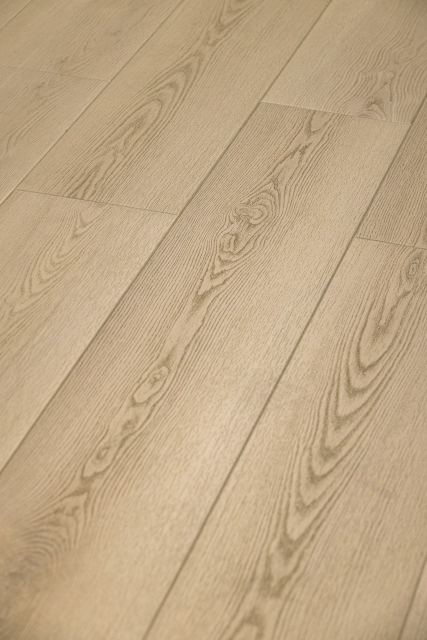
#> input picture assets/bevel_ref.jpg, 854 x 1280 px (shown at 1/2 size)
$ python -i advanced.py   (imports and definitions only)
#> lines starting #> are read from the running program, lines starting #| are printed output that depends on the picture; after the words box and inside, x2 and y2 are one past the last pixel; in counts of white or black regions, pixels touching at a corner belong together
#> further down, picture is the input picture: PIL image 854x1280 RGB; mean R, G, B 191.4, 167.6, 134.5
"""Shared advanced colour analysis and deterministic distribution transfer.

The module is deliberately UI-free.  It is used both by the standalone sample
matcher and by Floor Engine's masked colour correction path.
"""

from __future__ import annotations

from dataclasses import dataclass, field
from typing import Literal

import cv2
import numpy as np
from PIL import Image


Algorithm = Literal["classic", "distribution"]
IlluminationMode = Literal["off", "chroma", "full"]


class ColorAnalysisError(ValueError):
    """Raised when an image pair cannot provide enough usable colour data."""


@dataclass
class ReliabilityMasks:
    selected: np.ndarray
    valid: np.ndarray
    clipped: np.ndarray
    glare: np.ndarray
    shadow: np.ndarray
    outlier: np.ndarray


@dataclass
class QuantileStep:
    rotation: np.ndarray
    source_knots: tuple[np.ndarray, ...]
    target_knots: tuple[np.ndarray, ...]


@dataclass
class IlluminationField:
    coefficients: np.ndarray
    channels: tuple[int, ...]
    limits: np.ndarray


@dataclass
class ColorQualityReport:
    score: int
    level: Literal["high", "medium", "low"]
    summary: str
    source_usable_ratio: float
    reference_usable_ratio: float
    clipped_ratio: float
    glare_ratio: float
    shadow_ratio: float
    outlier_ratio: float
    spatial_chroma_span: float
    spatial_luminance_span: float
    initial_delta_e00: float
    estimated_delta_e00: float
    predicted_gamut_clip_ratio: float
    algorithm: Algorithm
    requested_illumination_mode: IlluminationMode
    applied_illumination_mode: IlluminationMode
    fallback_reason: str = ""
    warnings: tuple[str, ...] = ()
    diagnostic_overlay: Image.Image | None = field(default=None, repr=False)

    # [25 lines left out: function to_dict, not called in this run]


@dataclass
class ColorTransformPlan:
    algorithm: Algorithm
    preserve_luminance: bool
    source_mean: np.ndarray
    reference_mean: np.ndarray
    ratio: np.ndarray
    matrix: np.ndarray | None
    channel_indices: tuple[int, ...]
    quantile_steps: tuple[QuantileStep, ...]
    illumination: IlluminationField | None
    report: ColorQualityReport


def signed_lab_array(image: Image.Image) -> np.ndarray:
    lab = np.asarray(image.convert("LAB"), dtype=np.float32).copy()
    lab[..., 1] = np.where(lab[..., 1] > 127, lab[..., 1] - 256, lab[..., 1])
    lab[..., 2] = np.where(lab[..., 2] > 127, lab[..., 2] - 256, lab[..., 2])
    return lab


# [60 lines left out: functions lab_array_to_image, _lab100, delta_e_ciede2000, not called in this run]


def _bounded_image_and_mask(image: Image.Image, mask: Image.Image | None,
                            max_side: int = 1600) -> tuple[Image.Image, np.ndarray]:
#> called with max_side = 1600
    sample = image.convert("RGB").copy()
    original_size = sample.size
#> original_size = (854, 1280)
    sample.thumbnail((max_side, max_side), Image.Resampling.LANCZOS)
    if mask is None:
        selected = np.ones((sample.height, sample.width), dtype=bool)
    else:
        resized = mask.convert("L")
        if resized.size != original_size:
            resized = resized.resize(original_size, Image.Resampling.NEAREST)
        if resized.size != sample.size:
            resized = resized.resize(sample.size, Image.Resampling.NEAREST)
        selected = np.asarray(resized, dtype=np.uint8) >= 128
    return sample, selected


def _mask_aware_blur(values: np.ndarray, selected: np.ndarray, sigma: float) -> np.ndarray:
    weight = selected.astype(np.float32)
    numerator = cv2.GaussianBlur(values.astype(np.float32) * weight, (0, 0), sigma)
    denominator = cv2.GaussianBlur(weight, (0, 0), sigma)
    return numerator / np.maximum(denominator, 1e-4)


def build_reliability_masks(image: Image.Image, mask: Image.Image | None = None,
                            max_side: int = 1600) -> tuple[Image.Image, np.ndarray, ReliabilityMasks]:
    sample, selected = _bounded_image_and_mask(image, mask, max_side)
#> selected: shape (1280, 854) bool; every value is 1
    if int(selected.sum()) < 256:
        raise ColorAnalysisError("有效选区像素不足，请框选更大的纯材料区域")
    rgb = np.asarray(sample, dtype=np.float32)
    lab = signed_lab_array(sample)
    l100 = lab[..., 0] * (100.0 / 255.0)
    chroma = np.hypot(lab[..., 1], lab[..., 2])
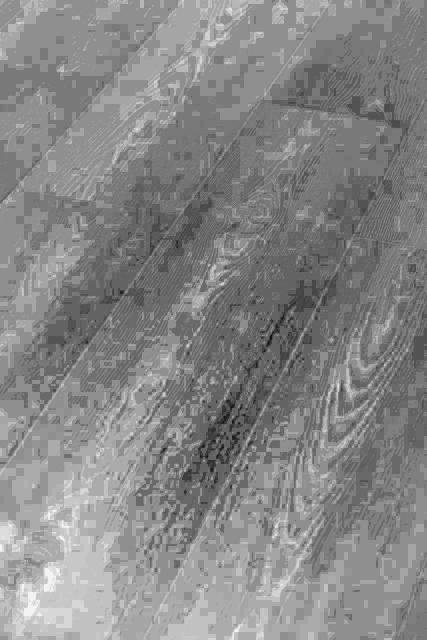
#> chroma: shape (1280, 854) float32 (shown at 1/2 size); min 15.3, max 26.48, mean 21.2; drawn with min black and max white
    short = min(sample.size)
#> short = 854
    sigma = float(np.clip(short * 0.04, 8.0, 64.0))
#> sigma = 34.16
    local_l = _mask_aware_blur(l100, selected, sigma)
#> in _mask_aware_blur, `weight = selected.astype(np.float32)`: weight: shape (1280, 854) float32; every value is 1
#> in _mask_aware_blur, `denominator = cv2.GaussianBlur(weight, (0, 0), sigma)`: denominator: shape (1280, 854) float32; every value is 1
    local_c = _mask_aware_blur(chroma, selected, sigma)
#> call 2 of _mask_aware_blur, with sigma = 34.16
#> in _mask_aware_blur (call 2), `numerator = cv2.GaussianBlur(values.astype(np.float32) * weight, (0, 0..`:
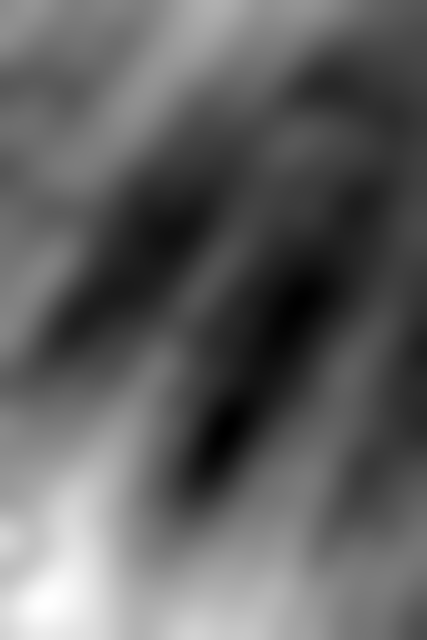
#> numerator: shape (1280, 854) float32 (shown at 1/2 size); min 19.26, max 24.35, mean 21.2; drawn with min black and max white
    residual = l100 - local_l
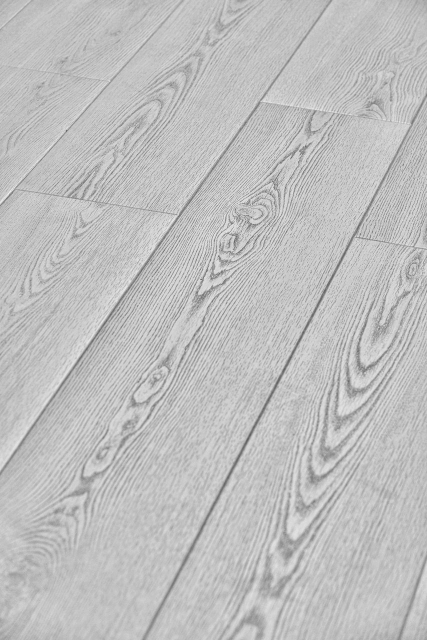
#> residual: shape (1280, 854) float32 (shown at 1/2 size); min -44.17, max 14.65, mean -0.00146; drawn with min black and max white
    selected_residual = residual[selected]
    residual_mad = max(1.0, float(np.median(np.abs(
        selected_residual - np.median(selected_residual))) * 1.4826))
#> residual_mad = 3
    l_values = l100[selected]
    c_values = chroma[selected]
    p20, p85 = np.quantile(l_values, (0.20, 0.85))
#> p20 = 65.88; p85 = 75.69
    c45 = float(np.quantile(c_values, 0.45))
#> c45 = 20.88
    clipped = selected & (((rgb.max(axis=2) >= 252) & (l100 >= 96.0))
                          | ((rgb.min(axis=2) <= 3) & (l100 <= 4.0)))
#> clipped: shape (1280, 854) bool; every value is 0
    glare = selected & (residual > max(4.0, 2.5 * residual_mad)) & (l100 >= p85) \
        & ((chroma <= c45) | ((chroma - local_c) < -2.0))
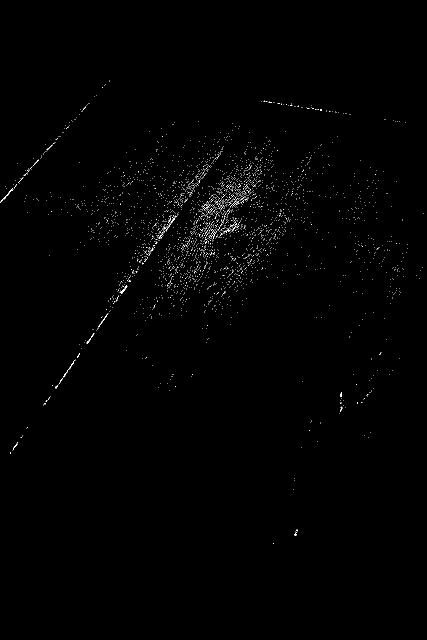
#> glare: shape (1280, 854) bool (shown at 1/2 size); 0.48% white in thin lines or dots, all inside (x1, y1, x2, y2) = (0, 161, 847, 1088)
    shadow = selected & (residual < -max(5.0, 2.5 * residual_mad)) & (l100 <= p20)
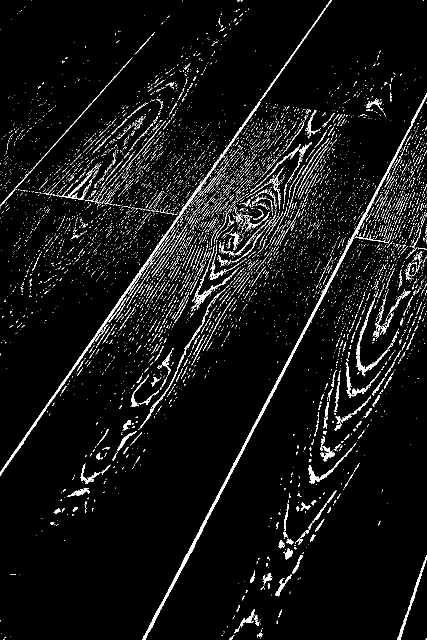
#> shadow: shape (1280, 854) bool (shown at 1/2 size); 5.4% white in thin lines or dots
    ab = lab[..., 1:]
    center = np.median(ab[selected], axis=0)
#> center = [5, 21]
    scale = np.maximum(np.median(np.abs(ab[selected] - center), axis=0) * 1.4826, (1.5, 1.5))
#> scale = [1.5, 1.5]
    distance = np.sqrt((((ab - center) / scale) ** 2).mean(axis=2))
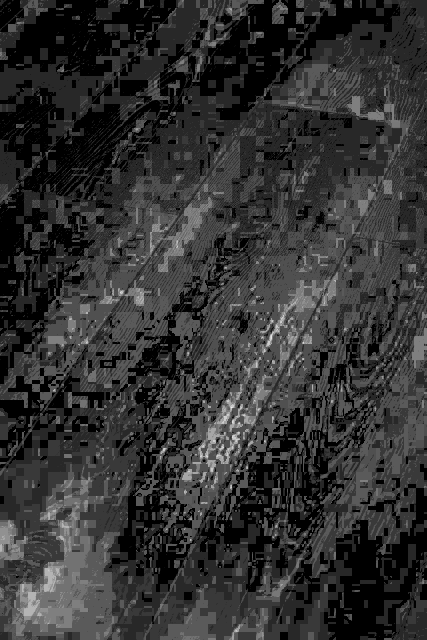
#> distance: shape (1280, 854) float64 (shown at 1/2 size); min 0, max 2.98, mean 0.588; drawn with min black and max white
    outlier = selected & (distance > 3.2)
    kernel = np.ones((3, 3), np.uint8)

    def clean(values: np.ndarray) -> np.ndarray:
        data = cv2.morphologyEx(values.astype(np.uint8), cv2.MORPH_OPEN, kernel)
        return cv2.dilate(data, kernel, iterations=1).astype(bool) & selected

    clipped, glare, shadow, outlier = map(clean, (clipped, glare, shadow, outlier))
#> in clean (call 2), `data = cv2.morphologyEx(values.astype(np.uint8), cv2.MORPH_OPEN, kernel)`: data: shape (1280, 854); values 0 (black) and 1 (white), 0% white; 2 white regions (2 under 20 px)
#> in clean (call 2), `return cv2.dilate(data, kernel, iterations=1).astype(bool) & selected`: returned value: shape (1280, 854) bool; 0.01% white; 2 white regions, box (x1, y1, x2, y2) and area: (680, 789, 685, 795) 30, (588, 1067, 594, 1072) 30
#> in clean (call 3), `data = cv2.morphologyEx(values.astype(np.uint8), cv2.MORPH_OPEN, kernel)`: data: shape (1280, 854); values 0 (black) and 1 (white), 1.8% white; 275 white regions (144 under 20 px), largest, box (x1, y1, x2, y2) and area: (285, 374, 760, 1280) 5248, (0, 484, 323, 950) 2393, (617, 931, 666, 967) 495
#> in clean (call 3), `return cv2.dilate(data, kernel, iterations=1).astype(bool) & selected`: returned value: shape (1280, 854) bool; 3.1% white; 195 white regions (1 under 20 px), largest, box (x1, y1, x2, y2) and area: (284, 254, 822, 1280) 8853, (0, 471, 332, 951) 4052, (711, 639, 775, 750) 1302
    # Categories are exclusive for honest ratios and a stable diagnostic map.
    glare &= ~clipped
    shadow &= ~(clipped | glare)
    outlier &= ~(clipped | glare | shadow)
    valid = selected & ~(clipped | glare | shadow | outlier)
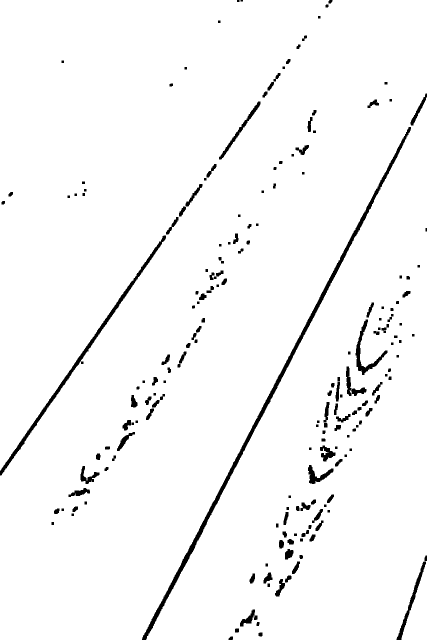
#> valid: shape (1280, 854) bool (shown at 1/2 size); 96.9% white; 197 black regions (1 under 20 px), largest, box (x1, y1, x2, y2) and area: (284, 254, 822, 1280) 8853, (0, 471, 332, 951) 4052, (711, 639, 775, 750) 1302
    minimum = max(256, int(selected.sum() * 0.02))
#> minimum = 21862
    if int(valid.sum()) < minimum:
        raise ColorAnalysisError("反光、阴影或异色区域过多，请重新框选纯材料区域")
    return sample, lab, ReliabilityMasks(selected, valid, clipped, glare, shadow, outlier)


# [93 lines left out: functions diagnostic_overlay, _sample_pixels, _profile, _matrix_sqrt, _bounded_covariance_map, _unique_knots and 3 more, not called in this run]


def _polynomial_basis(x: np.ndarray, y: np.ndarray) -> np.ndarray:
    return np.column_stack((np.ones_like(x), x, y, x * x, x * y, y * y))


# [278 lines left out: functions _fit_huber, _fit_illumination, _field_values, apply_plan_to_lab, _quality_score, build_color_transform_plan and 1 more, not called in this run]


__all__ = [
    "Algorithm", "IlluminationMode", "ColorAnalysisError", "ColorQualityReport",
    "ColorTransformPlan", "build_color_transform_plan", "apply_color_transform_plan",
    "apply_plan_to_lab", "signed_lab_array", "lab_array_to_image", "delta_e_ciede2000",
]

>>> from PIL import Image
>>> picture = Image.open('../assets/bevel_ref.jpg')
>>> result = build_reliability_masks(picture)
